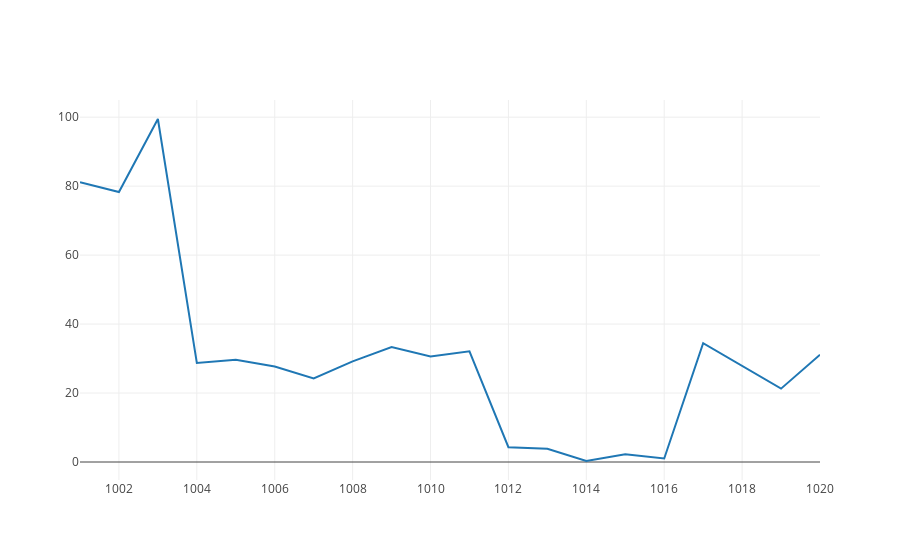

The notebook cell this image was saved under:
### Code cell
import plotly
import plotly.graph_objs as go

plotly.offline.init_notebook_mode(connected=True)

plotly.offline.iplot({
    "data": [go.Scatter(x=df.iloc[:20, 0], y=df.iloc[:20, 5])]
})

### Figure 1 — Plotly figure (JSON) as saved in the notebook; plotly's stock layout.template omitted (floating-point values rounded to 4 significant figures)
{"data": [{"type": "scatter", "uid": "80d43f4b-3bb3-4b10-84f8-77a7a2570b6c", "x": [1001, 1002, 1003, 1004, 1005, 1006, 1007, 1008, 1009, 1010, 1011, 1012, 1013, 1014, 1015, 1016, 1017, 1018, 1019, 1020], "y": [81.11, 78.3, 99.48, 28.74, 29.68, 27.68, 24.26, 29.2, 33.31, 30.6, 32.11, 4.3, 3.85, 0.29, 2.27, 1.02, 34.44, 27.8, 21.28, 31.14]}], "layout": {}}
